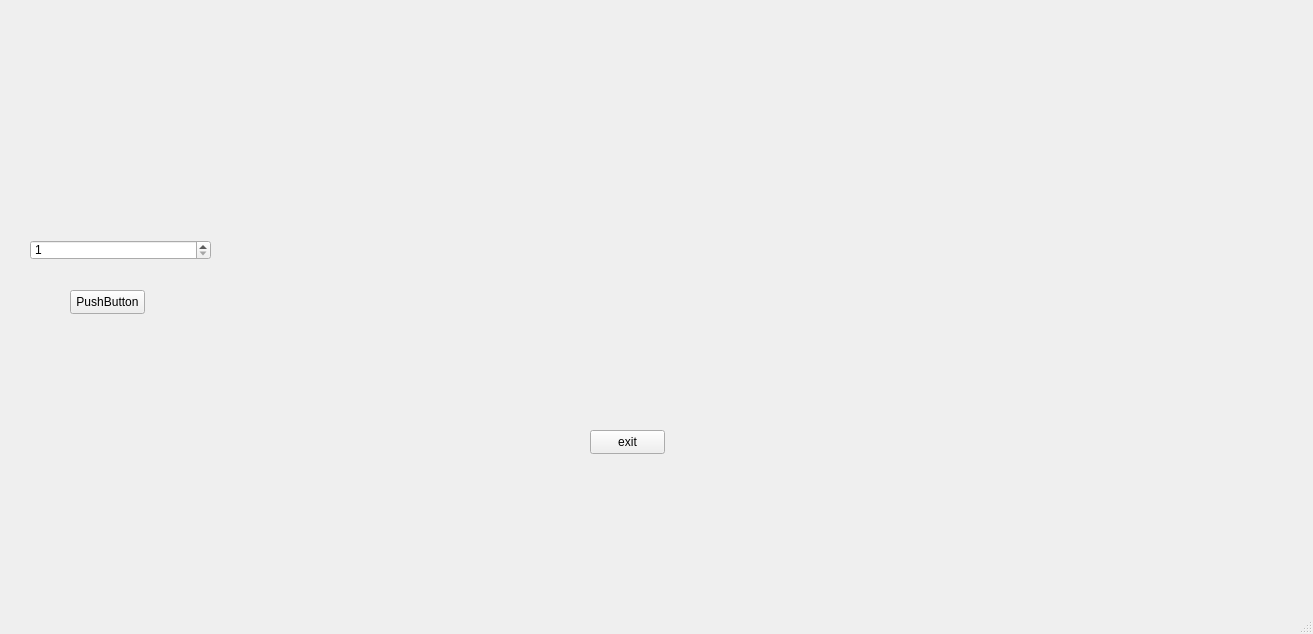
<?xml version="1.0" encoding="UTF-8"?>
<ui version="4.0">
 <class>MainWindow</class>
 <widget class="QMainWindow" name="MainWindow">
  <property name="geometry">
   <rect>
    <x>0</x>
    <y>0</y>
    <width>1313</width>
    <height>634</height>
   </rect>
  </property>
  <property name="windowTitle">
   <string>MainWindow</string>
  </property>
  <widget class="QWidget" name="centralwidget">
   <widget class="QPushButton" name="pushButton">
    <property name="geometry">
     <rect>
      <x>70</x>
      <y>290</y>
      <width>75</width>
      <height>24</height>
     </rect>
    </property>
    <property name="text">
     <string>PushButton</string>
    </property>
   </widget>
   <widget class="QLabel" name="label">
    <property name="geometry">
     <rect>
      <x>10</x>
      <y>80</y>
      <width>1291</width>
      <height>31</height>
     </rect>
    </property>
    <property name="text">
     <string/>
    </property>
   </widget>
   <widget class="QSpinBox" name="spinBox">
    <property name="geometry">
     <rect>
      <x>30</x>
      <y>240</y>
      <width>181</width>
      <height>20</height>
     </rect>
    </property>
    <property name="minimum">
     <number>1</number>
    </property>
    <property name="maximum">
     <number>10000</number>
    </property>
   </widget>
   <widget class="QPushButton" name="pushButton_2">
    <property name="geometry">
     <rect>
      <x>590</x>
      <y>430</y>
      <width>75</width>
      <height>24</height>
     </rect>
    </property>
    <property name="text">
     <string>exit</string>
    </property>
   </widget>
  </widget>
  <widget class="QMenuBar" name="menubar">
   <property name="geometry">
    <rect>
     <x>0</x>
     <y>0</y>
     <width>1313</width>
     <height>17</height>
    </rect>
   </property>
  </widget>
  <widget class="QStatusBar" name="statusbar"/>
 </widget>
 <resources/>
 <connections/>
</ui>
